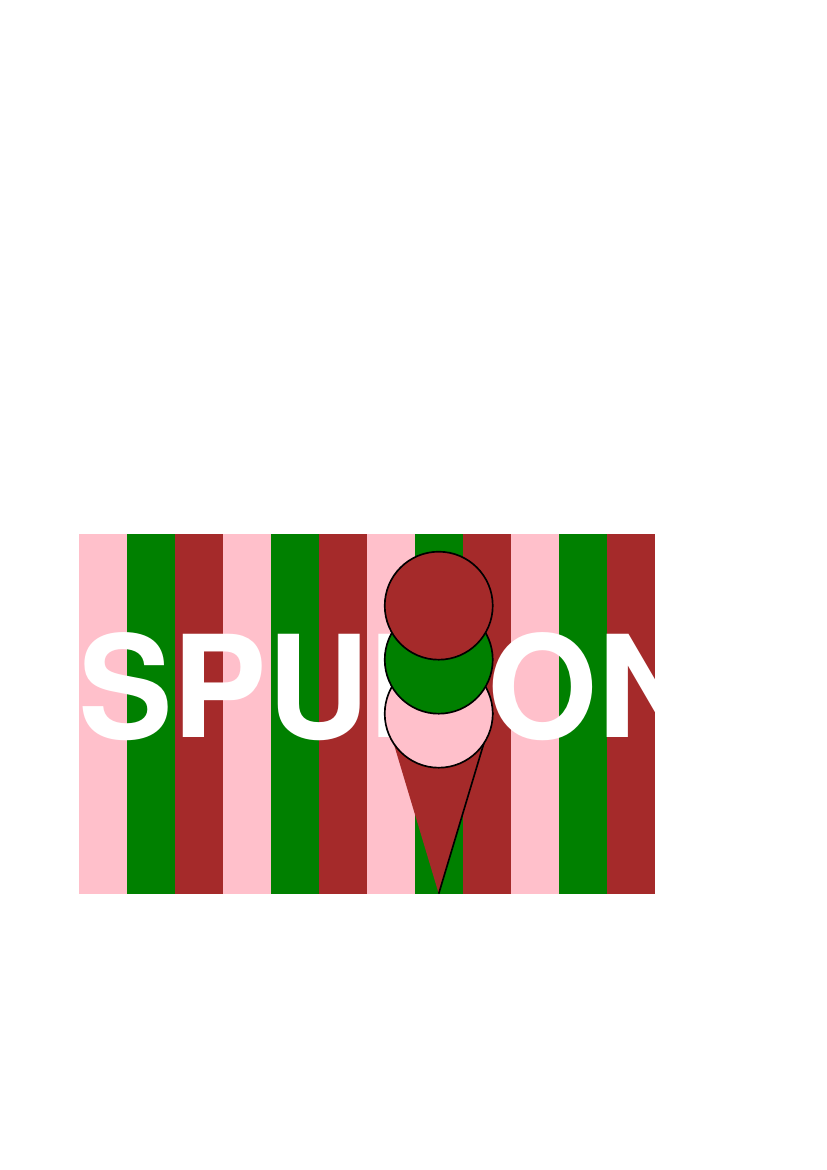

Python code for this plot:
from reportlab.pdfgen.canvas import Canvas
from reportlab.lib.units import inch, cm
from reportlab.lib.colors import pink, green, brown, white, black


def translate(canvas):
    canvas.translate(2*cm, 7*cm)


def scale(canvas):
    canvas.scale(1.2, 1.2)


def spumoni(canvas):
    x = 0
    dx = 0.4*inch
    for i in range(4):
        for color in (pink, green, brown):
            canvas.setFillColor(color)
            canvas.rect(x, 0, dx, 3*inch, stroke=0, fill=1)
            x = x+dx
    canvas.setFillColor(white)
    canvas.setStrokeColor(white)
    canvas.setFont("Helvetica-Bold", 85)
    canvas.drawCentredString(x=2.75*inch, y=1.3*inch, text="SPUMONI")


def spumoni2(canvas):
    # draw the previous drawing
    # now put an ice cream cone on top of it:

    # first draw a triangle (ice cream cone)
    p = canvas.beginPath()
    xcenter = 2.75*inch
    radius = 0.45*inch
    p.moveTo(xcenter-radius, 1.5*inch)
    p.lineTo(xcenter+radius, 1.5*inch)
    p.lineTo(xcenter, 0)
    canvas.setFillColor(brown)
    canvas.setStrokeColor(black)
    canvas.drawPath(p, fill=1)

    # draw some circles (scoops)
    y = 1.5*inch
    for color in (pink, green, brown):
        canvas.setFillColor(color)
        canvas.circle(xcenter, y, radius, fill=1)
        y = y+radius


if __name__ == '__main__':
    pdf = Canvas(filename='spumoni2.pdf')
    translate(pdf)
    scale(pdf)
    spumoni(pdf)
    spumoni2(pdf)
    pdf.showPage()
    pdf.save()
